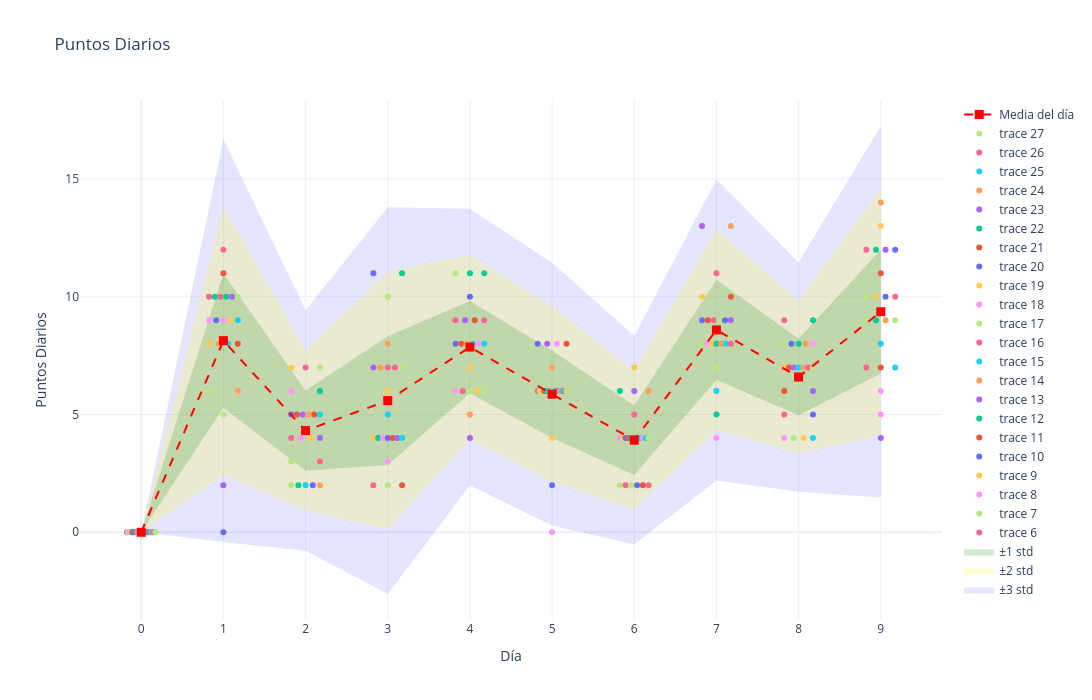

The cell this chart's notebook holds for it:
### Code cell
import numpy as np

df_swarm = df_ec.copy()

# Count duplicates at the same day and score
df_swarm["n"] = (
    df_swarm.groupby(["Day", "Puntos_real_day"])
            .cumcount()
)

df_swarm["N"] = (
    df_swarm.groupby(["Day", "Puntos_real_day"])["Name"]
            .transform("count")
)

# Symmetric offsets around the day
swarm_width = 0.35

df_swarm["Day_swarm"] = (
    df_swarm["Day"]
    + (df_swarm["n"] - (df_swarm["N"] - 1) / 2)
      * swarm_width / np.maximum(df_swarm["N"] - 1, 1)
)

display(df_swarm)

# for name, g in df_swarm.groupby("Name"):
#     fig.add_scatter(
#         x=g["Day_swarm"],
#         y=g["Puntos_real_day"],
#         mode="markers",
#         name=name
#     )

# for name, g in df_swarm.groupby("Name"):

#     fig.add_scatter(
#         x=g["Day_swarm"],
#         y=g["Puntos_real_day"],
#         mode="markers",
#         name=name,
#         customdata=np.column_stack([
#             g["Name"],
#             g["Puntos_real_day"],
#             g["Day"]
#         ]), 
#         hovertemplate=
#     "%{customdata[0]}: %{customdata[1]} puntos" +
#     "<extra></extra>"
#     )

# for name, g in df_swarm.groupby("Name"):
#     customdata = g[["Name", "Puntos_real_day", "Day"]].to_numpy()

#     fig.add_scatter(
#         x=g["Day_swarm"],
#         y=g["Puntos_real_day"],
#         mode="markers",
#         name=name,
#         customdata=customdata,
#         hovertemplate=(
#             "%{customdata[0]}: %{customdata[1]} puntos"
#             "<extra></extra>"
#         )
#     )

for name, g in df_swarm.groupby("Name"):

    hover_text = (
        g["Name"].astype(str)
        + ": "
        + g["Puntos_real_day"].astype(str)
        + " puntos"
    )

    fig.add_scatter(
        x=g["Day_swarm"],
        y=g["Puntos_real_day"],
        mode="markers",
#         name=name,
        text=hover_text,
        hovertemplate="%{text}<extra></extra>"
    )
    
fig.add_trace(go.Scatter(
    x=stats["Day"],
    y=stats["mean"],
    mode="lines+markers",
    name="Media del día",
    line=dict(color="red", dash="dash"),
    marker=dict(symbol="square", size=9)
))

fig.update_layout(
    title="Puntos Diarios",
    xaxis_title="Día",
    yaxis_title="Puntos Diarios",
    width=1600,
    height=700,
    template="plotly_white",
    legend=dict(x=1.02, y=1)
)

fig.update_xaxes(dtick=1)
fig.show()

### Figure 1 — Plotly figure (JSON) as saved in the notebook; plotly's stock layout.template omitted (floating-point values rounded to 4 significant figures)
{"data": [{"line": {"width": 0}, "mode": "lines", "showlegend": false, "type": "scatter", "x": [0, 1, 2, 3, 4, 5, 6, 7, 8, 9], "y": [0, -0.4141, -0.7853, -2.62, 1.987, 0.286, -0.5222, 2.199, 1.722, 1.478]}, {"fill": "tonexty", "fillcolor": "rgba(0,0,255,0.10)", "line": {"width": 0}, "mode": "lines", "name": "±3 std", "type": "scatter", "x": [0, 1, 2, 3, 4, 5, 6, 7, 8, 9], "y": [0, 16.69, 9.422, 13.8, 13.74, 11.44, 8.34, 14.98, 11.46, 17.25]}, {"line": {"width": 0}, "mode": "lines", "showlegend": false, "type": "scatter", "x": [0, 1, 2, 3, 4, 5, 6, 7, 8, 9], "y": [0, 2.436, 0.9159, 0.1168, 3.946, 2.145, 0.9549, 4.33, 3.345, 4.107]}, {"fill": "tonexty", "fillcolor": "rgba(255,255,0,0.18)", "line": {"width": 0}, "mode": "lines", "name": "±2 std", "type": "scatter", "x": [0, 1, 2, 3, 4, 5, 6, 7, 8, 9], "y": [0, 13.84, 7.72, 11.06, 11.78, 9.582, 6.863, 12.85, 9.837, 14.62]}, {"line": {"width": 0}, "mode": "lines", "showlegend": false, "type": "scatter", "x": [0, 1, 2, 3, 4, 5, 6, 7, 8, 9], "y": [0, 5.286, 2.617, 2.854, 5.905, 4.004, 2.432, 6.46, 4.968, 6.735]}, {"fill": "tonexty", "fillcolor": "rgba(0,128,0,0.18)", "line": {"width": 0}, "mode": "lines", "name": "±1 std", "type": "scatter", "x": [0, 1, 2, 3, 4, 5, 6, 7, 8, 9], "y": [0, 10.99, 6.019, 8.328, 9.823, 7.723, 5.386, 10.72, 8.214, 11.99]}, {"hovertemplate": "%{text}<extra></extra>", "mode": "markers", "text": ["Adrián: 0 puntos", "Adrián: 10 puntos", "Adrián: 4 puntos", "Adrián: 2 puntos", "Adrián: 9 puntos", "Adrián: 6 puntos", "Adrián: 5 puntos", "Adrián: 11 puntos", "Adrián: 9 puntos", "Adrián: 12 puntos"], "type": "scatter", "x": [-0.175, 0.825, 1.825, 2.825, 3.825, 4.825, 6, 7, 7.825, 8.825], "y": [0, 10, 4, 2, 9, 6, 5, 11, 9, 12]}, {"hovertemplate": "%{text}<extra></extra>", "mode": "markers", "text": ["Antonio: 0 puntos", "Antonio: 6 puntos", "Antonio: 2 puntos", "Antonio: 2 puntos", "Antonio: 11 puntos", "Antonio: 6 puntos", "Antonio: 2 puntos", "Antonio: 8 puntos", "Antonio: 8 puntos", "Antonio: 10 puntos"], "type": "scatter", "x": [-0.1583, 0.825, 1.825, 3, 3.825, 4.852, 5.825, 6.825, 7.825, 8.825], "y": [0, 6, 2, 2, 11, 6, 2, 8, 8, 10]}, {"hovertemplate": "%{text}<extra></extra>", "mode": "markers", "text": ["Avelino: 0 puntos", "Avelino: 9 puntos", "Avelino: 6 puntos", "Avelino: 3 puntos", "Avelino: 6 puntos", "Avelino: 0 puntos", "Avelino: 4 puntos", "Avelino: 4 puntos", "Avelino: 4 puntos", "Avelino: 6 puntos"], "type": "scatter", "x": [-0.1417, 0.825, 1.825, 3, 3.825, 5, 5.825, 7, 7.825, 9], "y": [0, 9, 6, 3, 6, 0, 4, 4, 4, 6]}, {"hovertemplate": "%{text}<extra></extra>", "mode": "markers", "text": ["ChatJePeTe: 0 puntos", "ChatJePeTe: 8 puntos", "ChatJePeTe: 7 puntos", "ChatJePeTe: 4 puntos", "ChatJePeTe: 7 puntos", "ChatJePeTe: 6 puntos", "ChatJePeTe: 4 puntos", "ChatJePeTe: 10 puntos", "ChatJePeTe: 7 puntos", "ChatJePeTe: 10 puntos"], "type": "scatter", "x": [-0.125, 0.825, 1.825, 2.825, 4, 4.879, 5.86, 6.825, 7.825, 8.942], "y": [0, 8, 7, 4, 7, 6, 4, 10, 7, 10]}, {"hovertemplate": "%{text}<extra></extra>", "mode": "markers", "text": ["Dimitris: 0 puntos", "Dimitris: 9 puntos", "Dimitris: 5 puntos", "Dimitris: 11 puntos", "Dimitris: 8 puntos", "Dimitris: 8 puntos", "Dimitris: 4 puntos", "Dimitris: 9 puntos", "Dimitris: 8 puntos", "Dimitris: 10 puntos"], "type": "scatter", "x": [-0.1083, 0.9125, 1.825, 2.825, 3.825, 4.825, 5.895, 6.825, 7.912, 9.058], "y": [0, 9, 5, 11, 8, 8, 4, 9, 8, 10]}, {"hovertemplate": "%{text}<extra></extra>", "mode": "markers", "text": ["Gonzalo: 0 puntos", "Gonzalo: 11 puntos", "Gonzalo: 5 puntos", "Gonzalo: 2 puntos", "Gonzalo: 8 puntos", "Gonzalo: 6 puntos", "Gonzalo: 4 puntos", "Gonzalo: 9 puntos", "Gonzalo: 7 puntos", "Gonzalo: 11 puntos"], "type": "scatter", "x": [-0.09167, 1, 1.895, 3.175, 3.895, 4.906, 5.93, 6.895, 7.883, 9], "y": [0, 11, 5, 2, 8, 6, 4, 9, 7, 11]}, {"hovertemplate": "%{text}<extra></extra>", "mode": "markers", "text": ["Ivania: 0 puntos", "Ivania: 10 puntos", "Ivania: 2 puntos", "Ivania: 4 puntos", "Ivania: 11 puntos", "Ivania: 6 puntos", "Ivania: 4 puntos", "Ivania: 5 puntos", "Ivania: 8 puntos", "Ivania: 12 puntos"], "type": "scatter", "x": [-0.075, 0.895, 1.913, 2.883, 4, 4.933, 5.965, 7, 8, 8.942], "y": [0, 10, 2, 4, 11, 6, 4, 5, 8, 12]}, {"hovertemplate": "%{text}<extra></extra>", "mode": "markers", "text": ["JWFValle: 0 puntos", "JWFValle: 2 puntos", "JWFValle: 5 puntos", "JWFValle: 7 puntos", "JWFValle: 9 puntos", "JWFValle: 8 puntos", "JWFValle: 4 puntos", "JWFValle: 13 puntos", "JWFValle: 7 puntos", "JWFValle: 12 puntos"], "type": "scatter", "x": [-0.05833, 1, 1.965, 2.825, 3.942, 4.942, 6, 6.825, 7.942, 9.058], "y": [0, 2, 5, 7, 9, 8, 4, 13, 7, 12]}, {"hovertemplate": "%{text}<extra></extra>", "mode": "markers", "text": ["Jaume: 0 puntos", "Jaume: 8 puntos", "Jaume: 5 puntos", "Jaume: 7 puntos", "Jaume: 8 puntos", "Jaume: 7 puntos", "Jaume: 4 puntos", "Jaume: 13 puntos", "Jaume: 8 puntos", "Jaume: 14 puntos"], "type": "scatter", "x": [-0.04167, 0.9417, 2.035, 2.913, 3.965, 5, 6.035, 7.175, 8.088, 9], "y": [0, 8, 5, 7, 8, 7, 4, 13, 8, 14]}, {"hovertemplate": "%{text}<extra></extra>", "mode": "markers", "text": ["JulienFR: 0 puntos", "JulienFR: 8 puntos", "JulienFR: 2 puntos", "JulienFR: 5 puntos", "JulienFR: 8 puntos", "JulienFR: 6 puntos", "JulienFR: 4 puntos", "JulienFR: 6 puntos", "JulienFR: 7 puntos", "JulienFR: 8 puntos"], "type": "scatter", "x": [-0.025, 1.058, 2, 3, 4.035, 4.96, 6.07, 7, 8, 9], "y": [0, 8, 2, 5, 8, 6, 4, 6, 7, 8]}, {"hovertemplate": "%{text}<extra></extra>", "mode": "markers", "text": ["Marco_Taoso: 0 puntos", "Marco_Taoso: 10 puntos", "Marco_Taoso: 7 puntos", "Marco_Taoso: 7 puntos", "Marco_Taoso: 6 puntos", "Marco_Taoso: 6 puntos", "Marco_Taoso: 2 puntos", "Marco_Taoso: 9 puntos", "Marco_Taoso: 5 puntos", "Marco_Taoso: 7 puntos"], "type": "scatter", "x": [-0.008333, 0.965, 2, 3, 3.913, 4.987, 5.895, 6.965, 7.825, 8.825], "y": [0, 10, 7, 7, 6, 6, 2, 9, 5, 7]}, {"hovertemplate": "%{text}<extra></extra>", "mode": "markers", "text": ["Mariam: 0 puntos", "Mariam: 5 puntos", "Mariam: 3 puntos", "Mariam: 10 puntos", "Mariam: 6 puntos", "Mariam: 6 puntos", "Mariam: 2 puntos", "Mariam: 9 puntos", "Mariam: 4 puntos", "Mariam: 9 puntos"], "type": "scatter", "x": [0.008333, 1, 1.825, 3, 4, 5.013, 5.965, 7.035, 7.942, 8.825], "y": [0, 5, 3, 10, 6, 6, 2, 9, 4, 9]}, {"hovertemplate": "%{text}<extra></extra>", "mode": "markers", "text": ["Martin: 0 puntos", "Martin: 9 puntos", "Martin: 4 puntos", "Martin: 4 puntos", "Martin: 8 puntos", "Martin: 8 puntos", "Martin: 4 puntos", "Martin: 8 puntos", "Martin: 8 puntos", "Martin: 5 puntos"], "type": "scatter", "x": [0.025, 1, 1.942, 2.942, 4.105, 5.058, 6.105, 6.883, 8.175, 9], "y": [0, 9, 4, 4, 8, 8, 4, 8, 8, 5]}, {"hovertemplate": "%{text}<extra></extra>", "mode": "markers", "text": ["Massi: 0 puntos", "Massi: 9 puntos", "Massi: 4 puntos", "Massi: 6 puntos", "Massi: 6 puntos", "Massi: 4 puntos", "Massi: 7 puntos", "Massi: 8 puntos", "Massi: 4 puntos", "Massi: 13 puntos"], "type": "scatter", "x": [0.04167, 1.087, 2.058, 3, 4.088, 5, 6, 6.942, 8.058, 9], "y": [0, 9, 4, 6, 6, 4, 7, 8, 4, 13]}, {"hovertemplate": "%{text}<extra></extra>", "mode": "markers", "text": ["Nicola: 0 puntos", "Nicola: 0 puntos", "Nicola: 2 puntos", "Nicola: 4 puntos", "Nicola: 10 puntos", "Nicola: 2 puntos", "Nicola: 2 puntos", "Nicola: 9 puntos", "Nicola: 5 puntos", "Nicola: 12 puntos"], "type": "scatter", "x": [0.05833, 1, 2.087, 3, 4, 5, 6.035, 7.105, 8.175, 9.175], "y": [0, 0, 2, 4, 10, 2, 2, 9, 5, 12]}, {"hovertemplate": "%{text}<extra></extra>", "mode": "markers", "text": ["NrSq: 0 puntos", "NrSq: 8 puntos", "NrSq: 5 puntos", "NrSq: 4 puntos", "NrSq: 9 puntos", "NrSq: 8 puntos", "NrSq: 2 puntos", "NrSq: 10 puntos", "NrSq: 6 puntos", "NrSq: 7 puntos"], "type": "scatter", "x": [0.075, 1.175, 2.105, 3.058, 4.058, 5.175, 6.105, 7.175, 7.825, 9], "y": [0, 8, 5, 4, 9, 8, 2, 10, 6, 7]}, {"hovertemplate": "%{text}<extra></extra>", "mode": "markers", "text": ["Rebeca: 0 puntos", "Rebeca: 10 puntos", "Rebeca: 6 puntos", "Rebeca: 11 puntos", "Rebeca: 11 puntos", "Rebeca: 6 puntos", "Rebeca: 6 puntos", "Rebeca: 8 puntos", "Rebeca: 9 puntos", "Rebeca: 9 puntos"], "type": "scatter", "x": [0.09167, 1.035, 2.175, 3.175, 4.175, 5.04, 5.825, 7, 8.175, 8.942], "y": [0, 10, 6, 11, 11, 6, 6, 8, 9, 9]}, {"hovertemplate": "%{text}<extra></extra>", "mode": "markers", "text": ["Ricardo: 0 puntos", "Ricardo: 10 puntos", "Ricardo: 4 puntos", "Ricardo: 4 puntos", "Ricardo: 4 puntos", "Ricardo: 6 puntos", "Ricardo: 6 puntos", "Ricardo: 9 puntos", "Ricardo: 6 puntos", "Ricardo: 4 puntos"], "type": "scatter", "x": [0.1083, 1.105, 2.175, 3.117, 4, 5.067, 6, 7.175, 8.175, 9], "y": [0, 10, 4, 4, 4, 6, 6, 9, 6, 4]}, {"hovertemplate": "%{text}<extra></extra>", "mode": "markers", "text": ["Salva: 0 puntos", "Salva: 6 puntos", "Salva: 2 puntos", "Salva: 8 puntos", "Salva: 5 puntos", "Salva: 6 puntos", "Salva: 6 puntos", "Salva: 8 puntos", "Salva: 7 puntos", "Salva: 9 puntos"], "type": "scatter", "x": [0.125, 1.175, 2.175, 3, 4, 5.094, 6.175, 7.058, 8.058, 9.058], "y": [0, 6, 2, 8, 5, 6, 6, 8, 7, 9]}, {"hovertemplate": "%{text}<extra></extra>", "mode": "markers", "text": ["Sergio: 0 puntos", "Sergio: 9 puntos", "Sergio: 5 puntos", "Sergio: 4 puntos", "Sergio: 8 puntos", "Sergio: 6 puntos", "Sergio: 4 puntos", "Sergio: 8 puntos", "Sergio: 4 puntos", "Sergio: 7 puntos"], "type": "scatter", "x": [0.1417, 1.175, 2.175, 3.175, 4.175, 5.121, 6.14, 7.117, 8.175, 9.175], "y": [0, 9, 5, 4, 8, 6, 4, 8, 4, 7]}, {"hovertemplate": "%{text}<extra></extra>", "mode": "markers", "text": ["Urbano: 0 puntos", "Urbano: 12 puntos", "Urbano: 3 puntos", "Urbano: 7 puntos", "Urbano: 9 puntos", "Urbano: 6 puntos", "Urbano: 2 puntos", "Urbano: 8 puntos", "Urbano: 7 puntos", "Urbano: 10 puntos"], "type": "scatter", "x": [0.1583, 1, 2.175, 3.087, 4.175, 5.148, 6.175, 7.175, 8.117, 9.175], "y": [0, 12, 3, 7, 9, 6, 2, 8, 7, 10]}, {"hovertemplate": "%{text}<extra></extra>", "mode": "markers", "text": ["epeinado: 0 puntos", "epeinado: 10 puntos", "epeinado: 7 puntos", "epeinado: 7 puntos", "epeinado: 6 puntos", "epeinado: 6 puntos", "epeinado: 4 puntos", "epeinado: 7 puntos", "epeinado: 7 puntos", "epeinado: 9 puntos"], "type": "scatter", "x": [0.175, 1.175, 2.175, 3.175, 4.175, 5.175, 6.175, 7, 8.175, 9.175], "y": [0, 10, 7, 7, 6, 6, 4, 7, 7, 9]}, {"line": {"color": "red", "dash": "dash"}, "marker": {"size": 9, "symbol": "square"}, "mode": "lines+markers", "name": "Media del día", "type": "scatter", "x": [0, 1, 2, 3, 4, 5, 6, 7, 8, 9], "y": [0, 8.136, 4.318, 5.591, 7.864, 5.864, 3.909, 8.591, 6.591, 9.364]}], "layout": {"height": 700, "legend": {"x": 1.02, "y": 1}, "title": {"text": "Puntos Diarios"}, "width": 1600, "xaxis": {"dtick": 1, "title": {"text": "Día"}}, "yaxis": {"title": {"text": "Puntos Diarios"}}}}
